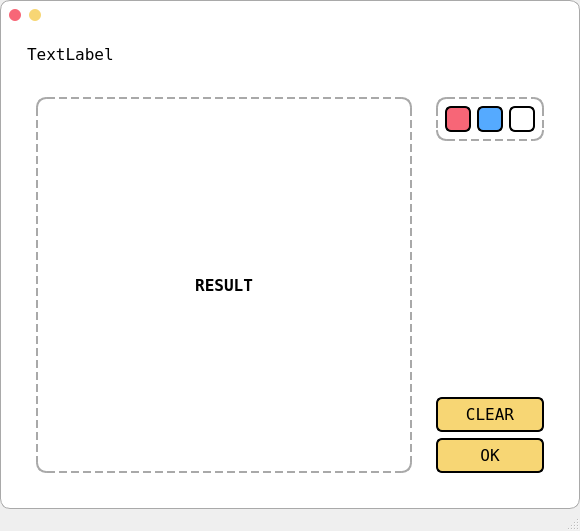
<?xml version="1.0" encoding="UTF-8"?>
<ui version="4.0">
 <class>ChangeBgWindow</class>
 <widget class="QMainWindow" name="ChangeBgWindow">
  <property name="geometry">
   <rect>
    <x>0</x>
    <y>0</y>
    <width>580</width>
    <height>528</height>
   </rect>
  </property>
  <property name="sizePolicy">
   <sizepolicy hsizetype="Fixed" vsizetype="Fixed">
    <horstretch>0</horstretch>
    <verstretch>0</verstretch>
   </sizepolicy>
  </property>
  <property name="windowTitle">
   <string>Change Background</string>
  </property>
  <property name="styleSheet">
   <string notr="true">#centralwidget {
	background-color: rgb(255, 255, 255);
	border:1px solid darkGray;
 	border-radius:10px;
  	/*border-bottom-right-radius:10px;*/
}</string>
  </property>
  <widget class="QWidget" name="centralwidget">
   <layout class="QVBoxLayout" name="verticalLayout">
    <item>
     <widget class="QWidget" name="widget_3" native="true">
      <property name="sizePolicy">
       <sizepolicy hsizetype="Fixed" vsizetype="Fixed">
        <horstretch>0</horstretch>
        <verstretch>0</verstretch>
       </sizepolicy>
      </property>
      <property name="toolTipDuration">
       <number>-1</number>
      </property>
      <layout class="QHBoxLayout" name="horizontalLayout_2">
       <property name="spacing">
        <number>8</number>
       </property>
       <property name="sizeConstraint">
        <enum>QLayout::SetDefaultConstraint</enum>
       </property>
       <property name="leftMargin">
        <number>0</number>
       </property>
       <property name="topMargin">
        <number>0</number>
       </property>
       <property name="rightMargin">
        <number>0</number>
       </property>
       <property name="bottomMargin">
        <number>0</number>
       </property>
       <item>
        <widget class="QPushButton" name="close_button">
         <property name="enabled">
          <bool>true</bool>
         </property>
         <property name="sizePolicy">
          <sizepolicy hsizetype="Fixed" vsizetype="Fixed">
           <horstretch>0</horstretch>
           <verstretch>0</verstretch>
          </sizepolicy>
         </property>
         <property name="minimumSize">
          <size>
           <width>0</width>
           <height>0</height>
          </size>
         </property>
         <property name="maximumSize">
          <size>
           <width>12</width>
           <height>12</height>
          </size>
         </property>
         <property name="styleSheet">
          <string notr="true">QPushButton{background:#F76677;border-radius:6px;}QPushButton:hover{background:red;}</string>
         </property>
         <property name="text">
          <string/>
         </property>
         <property name="iconSize">
          <size>
           <width>0</width>
           <height>0</height>
          </size>
         </property>
         <property name="checkable">
          <bool>false</bool>
         </property>
        </widget>
       </item>
       <item>
        <widget class="QPushButton" name="mini_button">
         <property name="sizePolicy">
          <sizepolicy hsizetype="Fixed" vsizetype="Fixed">
           <horstretch>0</horstretch>
           <verstretch>0</verstretch>
          </sizepolicy>
         </property>
         <property name="maximumSize">
          <size>
           <width>12</width>
           <height>12</height>
          </size>
         </property>
         <property name="styleSheet">
          <string notr="true">QPushButton{background:#F7D674;border-radius:6px;}QPushButton:hover{background:yellow;}</string>
         </property>
         <property name="text">
          <string/>
         </property>
         <property name="iconSize">
          <size>
           <width>0</width>
           <height>0</height>
          </size>
         </property>
        </widget>
       </item>
      </layout>
     </widget>
    </item>
    <item>
     <widget class="QWidget" name="widget_6" native="true">
      <layout class="QVBoxLayout" name="verticalLayout_4">
       <item>
        <widget class="QWidget" name="widget_7" native="true">
         <property name="sizePolicy">
          <sizepolicy hsizetype="Preferred" vsizetype="Fixed">
           <horstretch>0</horstretch>
           <verstretch>0</verstretch>
          </sizepolicy>
         </property>
         <layout class="QHBoxLayout" name="horizontalLayout_4">
          <item>
           <widget class="QLabel" name="img_name">
            <property name="font">
             <font>
              <family>Terminal</family>
              <pointsize>12</pointsize>
             </font>
            </property>
            <property name="text">
             <string>TextLabel</string>
            </property>
           </widget>
          </item>
         </layout>
        </widget>
       </item>
       <item>
        <widget class="QWidget" name="widget_4" native="true">
         <layout class="QHBoxLayout" name="horizontalLayout">
          <item>
           <widget class="QWidget" name="widget_2" native="true">
            <property name="sizePolicy">
             <sizepolicy hsizetype="Fixed" vsizetype="Fixed">
              <horstretch>0</horstretch>
              <verstretch>0</verstretch>
             </sizepolicy>
            </property>
            <layout class="QVBoxLayout" name="verticalLayout_2">
             <property name="leftMargin">
              <number>9</number>
             </property>
             <item>
              <widget class="QLabel" name="result_label">
               <property name="sizePolicy">
                <sizepolicy hsizetype="Preferred" vsizetype="Preferred">
                 <horstretch>0</horstretch>
                 <verstretch>0</verstretch>
                </sizepolicy>
               </property>
               <property name="minimumSize">
                <size>
                 <width>376</width>
                 <height>376</height>
                </size>
               </property>
               <property name="font">
                <font>
                 <family>Terminal</family>
                 <pointsize>12</pointsize>
                 <weight>75</weight>
                 <bold>true</bold>
                </font>
               </property>
               <property name="styleSheet">
                <string notr="true">QLabel{
border:2px dashed darkGray;
border-radius:10px;
}</string>
               </property>
               <property name="text">
                <string>RESULT</string>
               </property>
               <property name="alignment">
                <set>Qt::AlignCenter</set>
               </property>
              </widget>
             </item>
            </layout>
           </widget>
          </item>
          <item>
           <widget class="QWidget" name="widget" native="true">
            <layout class="QVBoxLayout" name="verticalLayout_3">
             <item>
              <widget class="QWidget" name="widget_5" native="true">
               <property name="sizePolicy">
                <sizepolicy hsizetype="Preferred" vsizetype="Fixed">
                 <horstretch>0</horstretch>
                 <verstretch>0</verstretch>
                </sizepolicy>
               </property>
               <property name="layoutDirection">
                <enum>Qt::LeftToRight</enum>
               </property>
               <property name="styleSheet">
                <string notr="true">border:2px dashed darkGray;
border-radius:10px;</string>
               </property>
               <layout class="QHBoxLayout" name="horizontalLayout_3">
                <item>
                 <widget class="QPushButton" name="red_button">
                  <property name="enabled">
                   <bool>true</bool>
                  </property>
                  <property name="sizePolicy">
                   <sizepolicy hsizetype="Fixed" vsizetype="Fixed">
                    <horstretch>0</horstretch>
                    <verstretch>0</verstretch>
                   </sizepolicy>
                  </property>
                  <property name="minimumSize">
                   <size>
                    <width>26</width>
                    <height>26</height>
                   </size>
                  </property>
                  <property name="maximumSize">
                   <size>
                    <width>26</width>
                    <height>26</height>
                   </size>
                  </property>
                  <property name="styleSheet">
                   <string notr="true">QPushButton{background:#F76677;border-radius:6px;border:2px solid black;}QPushButton:hover{background:rgb(226, 93, 111);}</string>
                  </property>
                  <property name="text">
                   <string/>
                  </property>
                  <property name="iconSize">
                   <size>
                    <width>0</width>
                    <height>0</height>
                   </size>
                  </property>
                  <property name="checkable">
                   <bool>false</bool>
                  </property>
                 </widget>
                </item>
                <item>
                 <widget class="QPushButton" name="blue_button">
                  <property name="enabled">
                   <bool>true</bool>
                  </property>
                  <property name="sizePolicy">
                   <sizepolicy hsizetype="Fixed" vsizetype="Fixed">
                    <horstretch>0</horstretch>
                    <verstretch>0</verstretch>
                   </sizepolicy>
                  </property>
                  <property name="minimumSize">
                   <size>
                    <width>26</width>
                    <height>26</height>
                   </size>
                  </property>
                  <property name="maximumSize">
                   <size>
                    <width>26</width>
                    <height>26</height>
                   </size>
                  </property>
                  <property name="styleSheet">
                   <string notr="true">QPushButton{background:rgb(85, 170, 255);border-radius:6px;border:2px solid black;}QPushButton:hover{background:rgb(77, 155, 232);}</string>
                  </property>
                  <property name="text">
                   <string/>
                  </property>
                  <property name="iconSize">
                   <size>
                    <width>0</width>
                    <height>0</height>
                   </size>
                  </property>
                  <property name="checkable">
                   <bool>false</bool>
                  </property>
                 </widget>
                </item>
                <item>
                 <widget class="QPushButton" name="white_button">
                  <property name="enabled">
                   <bool>true</bool>
                  </property>
                  <property name="sizePolicy">
                   <sizepolicy hsizetype="Fixed" vsizetype="Fixed">
                    <horstretch>0</horstretch>
                    <verstretch>0</verstretch>
                   </sizepolicy>
                  </property>
                  <property name="minimumSize">
                   <size>
                    <width>26</width>
                    <height>26</height>
                   </size>
                  </property>
                  <property name="maximumSize">
                   <size>
                    <width>26</width>
                    <height>26</height>
                   </size>
                  </property>
                  <property name="styleSheet">
                   <string notr="true">QPushButton{
background:rgb(255, 255, 255);
border-radius:6px;
border:2px solid black;
}
QPushButton:hover{background:rgb(243, 243, 243);}</string>
                  </property>
                  <property name="text">
                   <string/>
                  </property>
                  <property name="iconSize">
                   <size>
                    <width>0</width>
                    <height>0</height>
                   </size>
                  </property>
                  <property name="checkable">
                   <bool>false</bool>
                  </property>
                 </widget>
                </item>
               </layout>
              </widget>
             </item>
             <item>
              <spacer name="verticalSpacer">
               <property name="orientation">
                <enum>Qt::Vertical</enum>
               </property>
               <property name="sizeHint" stdset="0">
                <size>
                 <width>20</width>
                 <height>40</height>
                </size>
               </property>
              </spacer>
             </item>
             <item>
              <widget class="QPushButton" name="clear_button">
               <property name="font">
                <font>
                 <family>Terminal</family>
                 <pointsize>12</pointsize>
                </font>
               </property>
               <property name="styleSheet">
                <string notr="true">QPushButton{
background:#F7D674;
border-radius:6px;
padding-top:6px;
padding-bottom:6px;
padding-left:12px;
padding-right:12px;
border:2px solid black;
}
QPushButton:hover{
background:yellow;
}</string>
               </property>
               <property name="text">
                <string>CLEAR</string>
               </property>
              </widget>
             </item>
             <item>
              <widget class="QPushButton" name="ok_button">
               <property name="font">
                <font>
                 <family>Terminal</family>
                 <pointsize>12</pointsize>
                </font>
               </property>
               <property name="styleSheet">
                <string notr="true">QPushButton{
background:#F7D674;
border-radius:6px;
padding-top:6px;
padding-bottom:6px;
padding-left:12px;
padding-right:12px;
border:2px solid black;
}
QPushButton:hover{
background:yellow;
}</string>
               </property>
               <property name="text">
                <string>OK</string>
               </property>
              </widget>
             </item>
            </layout>
           </widget>
          </item>
         </layout>
        </widget>
       </item>
      </layout>
     </widget>
    </item>
   </layout>
  </widget>
  <widget class="QStatusBar" name="statusbar"/>
 </widget>
 <resources/>
 <connections/>
</ui>
